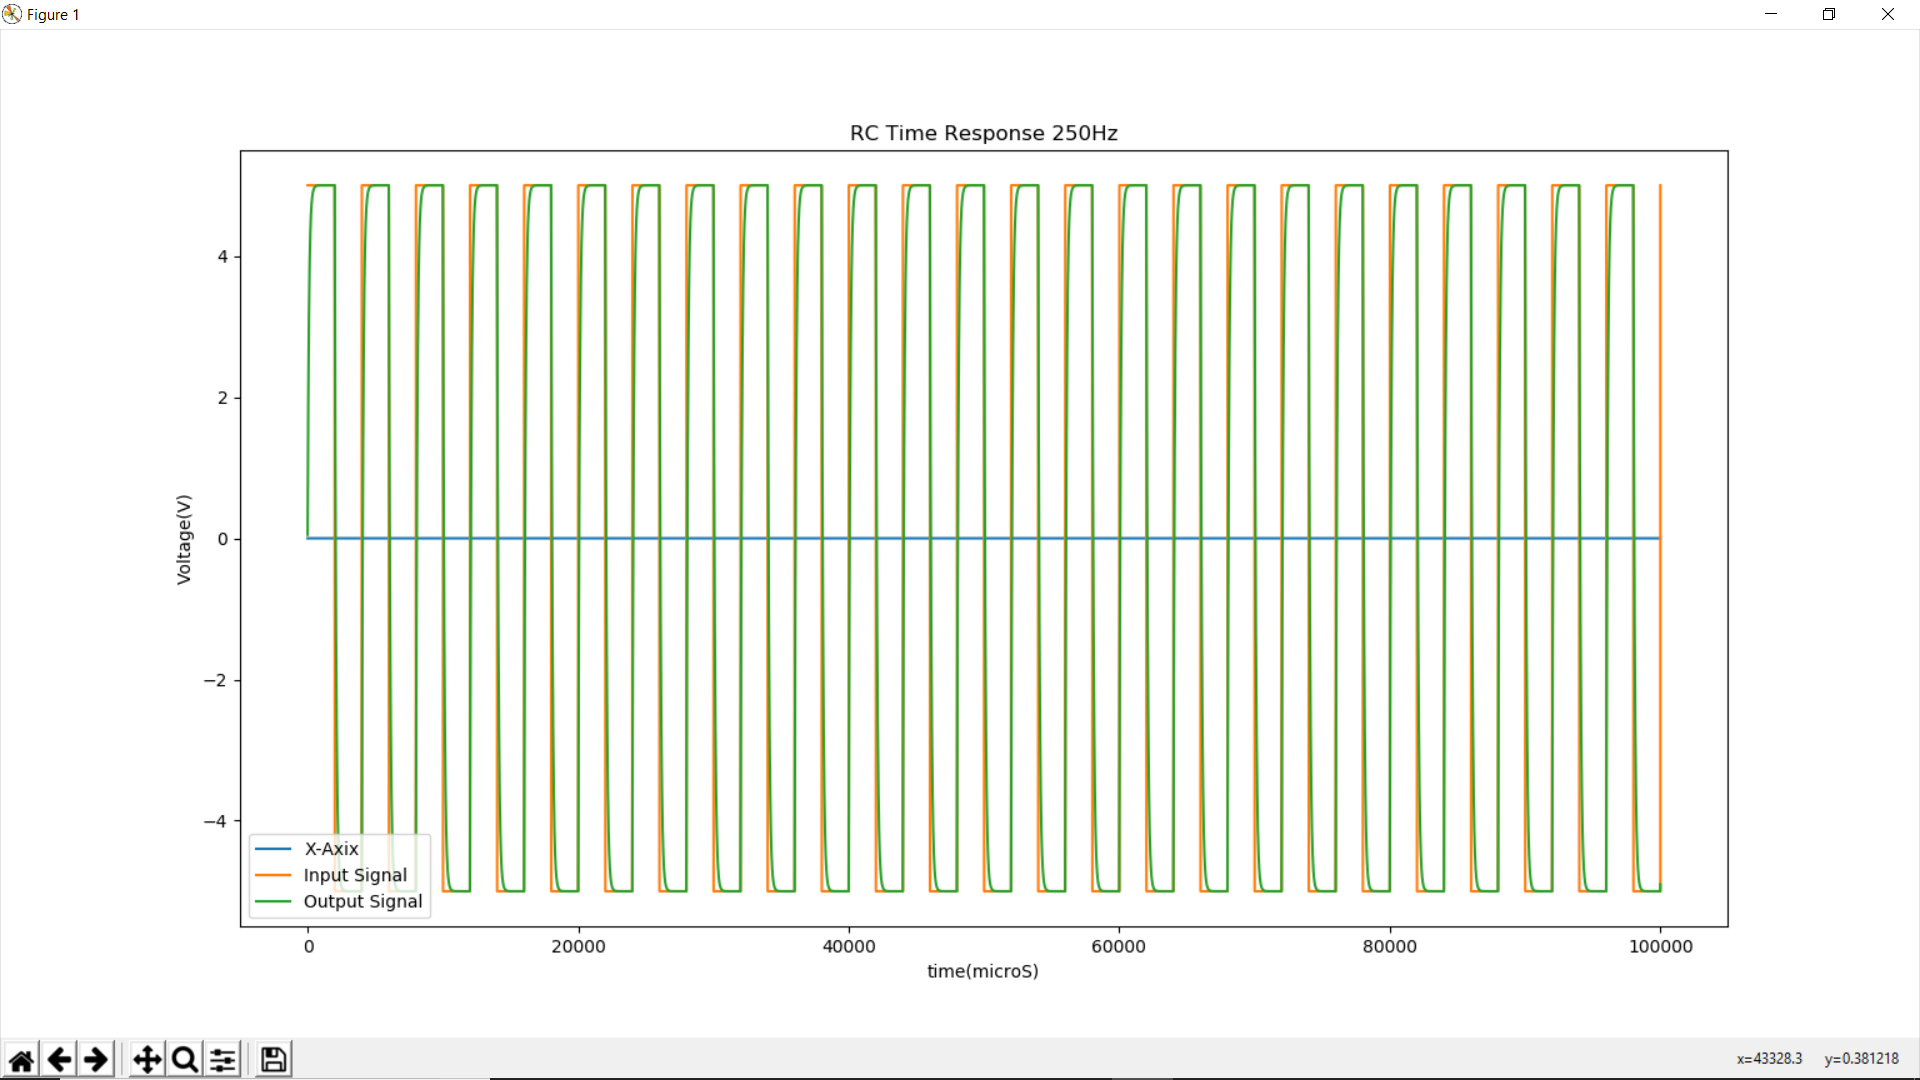

Here is the Python script that generated this plot:
import matplotlib.pyplot as graph
import numpy as numg
import math
time=numg.arange(0,0.1,0.000001)
frequency=250
amplitude=5
period=1/frequency
period_half=period/2
check=0
input_signal=[]
output_signal=[]
R=10000
C=0.00000001
time_contant_inverse=1/(R*C)
y=[]
v_prev=0
for x in time:
	v_o=amplitude
	if(check<period_half):
		input_signal.append(amplitude)
	else:
		input_signal.append(-amplitude)
		v_o=-v_o
	v_prev=float(v_o+math.exp(-0.01)*(v_prev-v_o))
	output_signal.append(v_prev)
	check=check+0.000001
	y.append(0)
	if(check>period):
		check=0
graph.title("RC Time Response 250Hz")
graph.xlabel("time(microS)")
graph.ylabel("Voltage(V)")
graph.plot(y,label="X-Axix")
graph.plot(input_signal,label="Input Signal")
graph.plot(output_signal,label="Output Signal")
graph.legend()
graph.show()		
